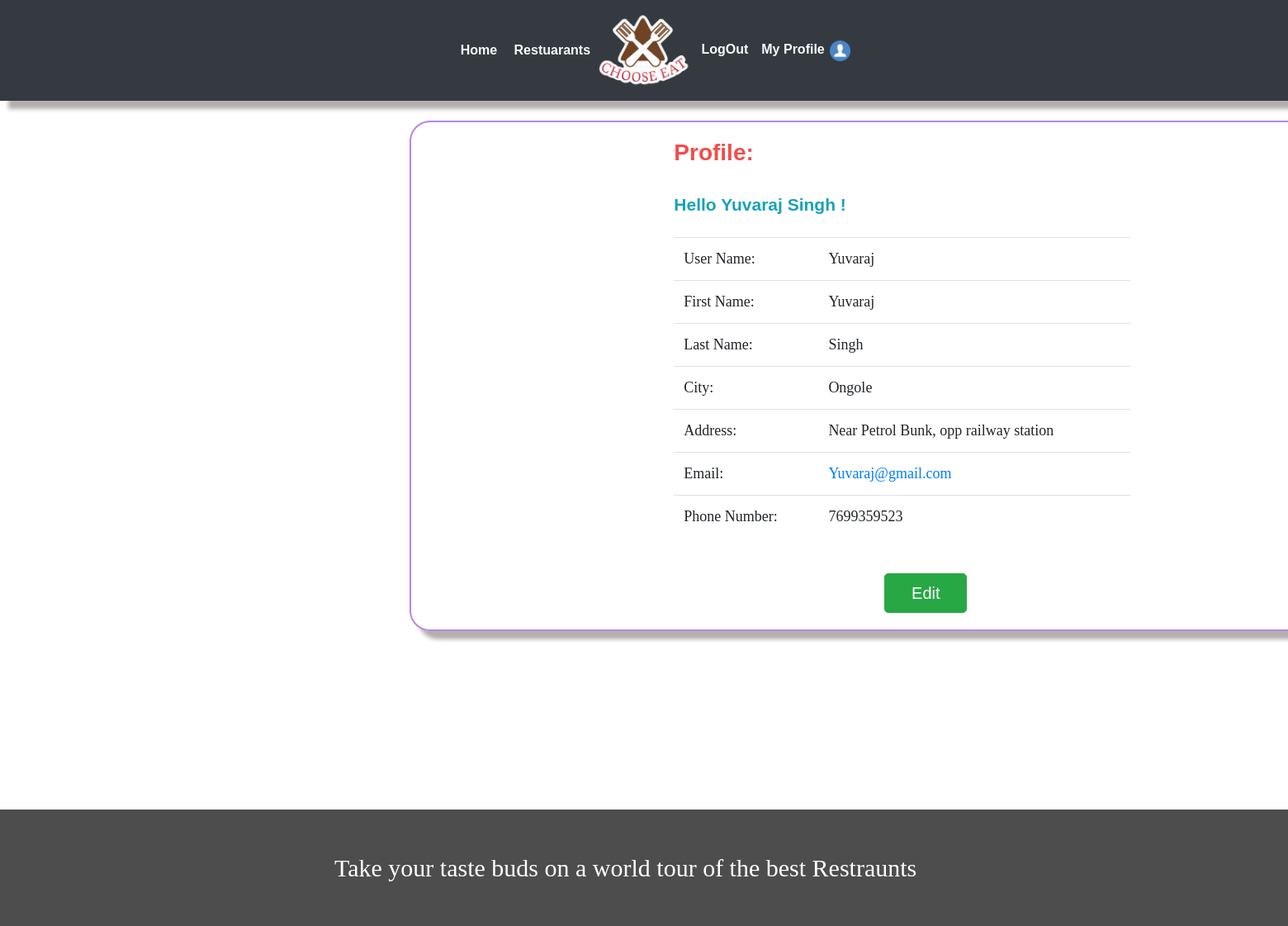
Page /profile/user/ (signed in) on the committed database.
### webapp/models.py (models this page shows, shortened)
class User(AbstractUser):
	is_customer   = models.BooleanField(default=False)
	is_restaurant = models.BooleanField(default=False)

class Customer(models.Model):
	user 		= models.OneToOneField(settings.AUTH_USER_MODEL,on_delete=models.CASCADE)
	f_name   	= models.CharField(max_length=20,blank=False)
	l_name		= models.CharField(max_length=20,blank=False)
	city  		= models.CharField(max_length=40,blank=False)
	phone 		= models.CharField(max_length=10,blank=False)
	address		= models.TextField()

### webapp/views.py (the view)
# urls.py: path('profile/user/',views.customerProfile,name='profile'),
def customerProfile(request,pk=None):
	if pk:
		user = User.objects.get(pk=pk)
	else:
		user=request.user
	return render(request,'webapp/profile.html',{'user':user})

### webapp/templates/webapp/profile.html (shortened to what this page needs)
{% extends 'webapp/base.html'%}
{% block body %}
<br>
<div id="profile_block">
	<div class="container col-md-8">
		<div class="row">
		<div class=" col-md-11 toppad">
          <div class="panel panel-info" style="margin-left: 3.5rem; font-family: cursive; font-size: 18px;">
            <div class="panel-heading">
              <h3 class="panel-title text-info "><strong><p style="color:rgb(243, 76, 76);font-size: 28px;font-family: Arial, Helvetica, sans-serif;">Profile: <p> <br><p style="font-size: 21px;font-family: Arial;">Hello {{user.customer.f_name}}  {{user.customer.l_name}} !</p></strong></h3>
                          </div>
                          <br>
                          <div class="panel-body">
                            <div class="row">
                              <div class=" col-md-9 col-lg-9 ">
                                <table class="table table-user-information">
                                  <tbody>
                                  	<tr>
                                      <td>User Name:</td>
                                      <td>{{user.username}}</td>
                                    </tr>
                                    <tr>
                                      <td>First Name:</td>
                                      <td>{{user.customer.f_name}}</td>
                                    </tr>
                                    <tr>
                                      <td>Last Name:</td>
                                      <td>{{user.customer.l_name}}</td>
                                    </tr>
                                    <tr>
                                      <td>City:</td>
                                      <td>{{user.customer.city}}</td>
                                    </tr>
                                      <td>Address:</td>
                                      <td>{{user.customer.address}}</td>
                                    <tr>
                                      <td>Email:</td>
                                      <td><a href="mailto:{{user.email}}">{{user.email}}</a></td>
                                    </tr>
                                    <tr>
                                      <td>Phone Number:</td>
                                      <td>{{user.customer.phone}}
                                      </td>
                                    </tr>
                                  </tbody>
                                </table>
                                <br>
                                <div class="container">
                                <div class="row">
                                  <div class="col">
                                  <a class="btn btn-success btn-lg" style="margin-left: 15rem; font-family: Verdana, Geneva, Tahoma, sans-serif;width: 100px;" href="{% url 'cupdate' user.id %}">Edit</a>
                                </div>
                                </div>
                  				</div>
                </div>
              </div>
            </div>
        </div>
        </div>
		</div>
	</div>
  </div>
  <br>
{% endblock%}

### webapp/static/webapp/css/style.css (style rules this page uses)
body { padding:0; margin:0; font-family: 'Source Sans Pro', sans-serif; }
body a { transition:0.5s all; -webkit-transition:0.5s all; -moz-transition:0.5s all; -o-transition:0.5s all; -ms-transition:0.5s all; }
h1,h2,h3,h4,h5,h6 { margin:0; }
p { margin:0; }

### webapp/templates/webapp/profile.html (style rules this page uses)
#profile_block { border-radius: 25px; border: 2px solid rgb(181, 134, 235); padding: 20px; width: 88rem; margin-left: 31rem; box-shadow: 10px 10px 5px rgb(180, 175, 175); }

### rows in the picture
User: customer.f_name "Yuvaraj", customer.l_name "Singh", username "Yuvaraj", customer.city "Ongole", customer.address "Near Petrol Bunk, opp railway station", email "Yuvaraj@gmail.com", customer.phone "7699359523"
